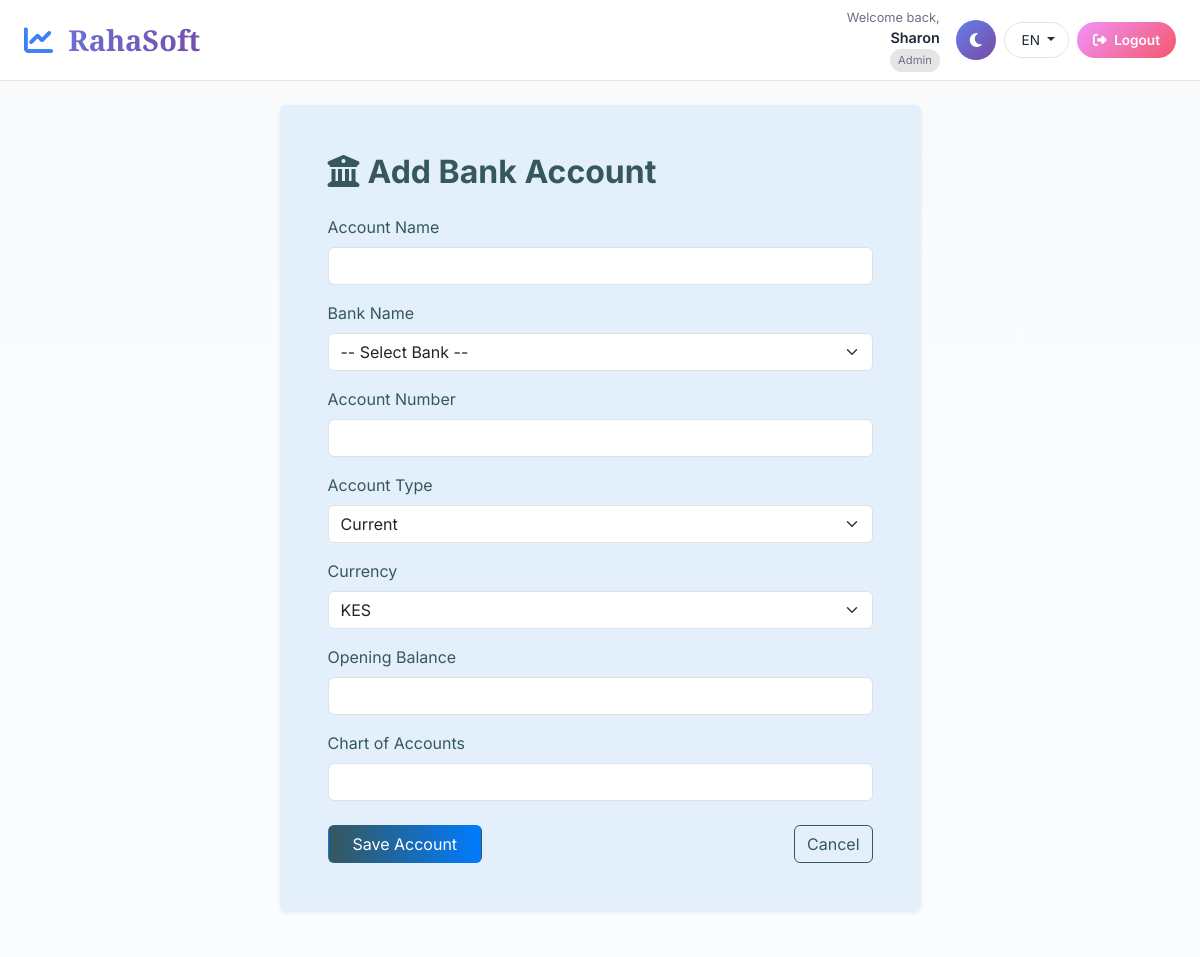
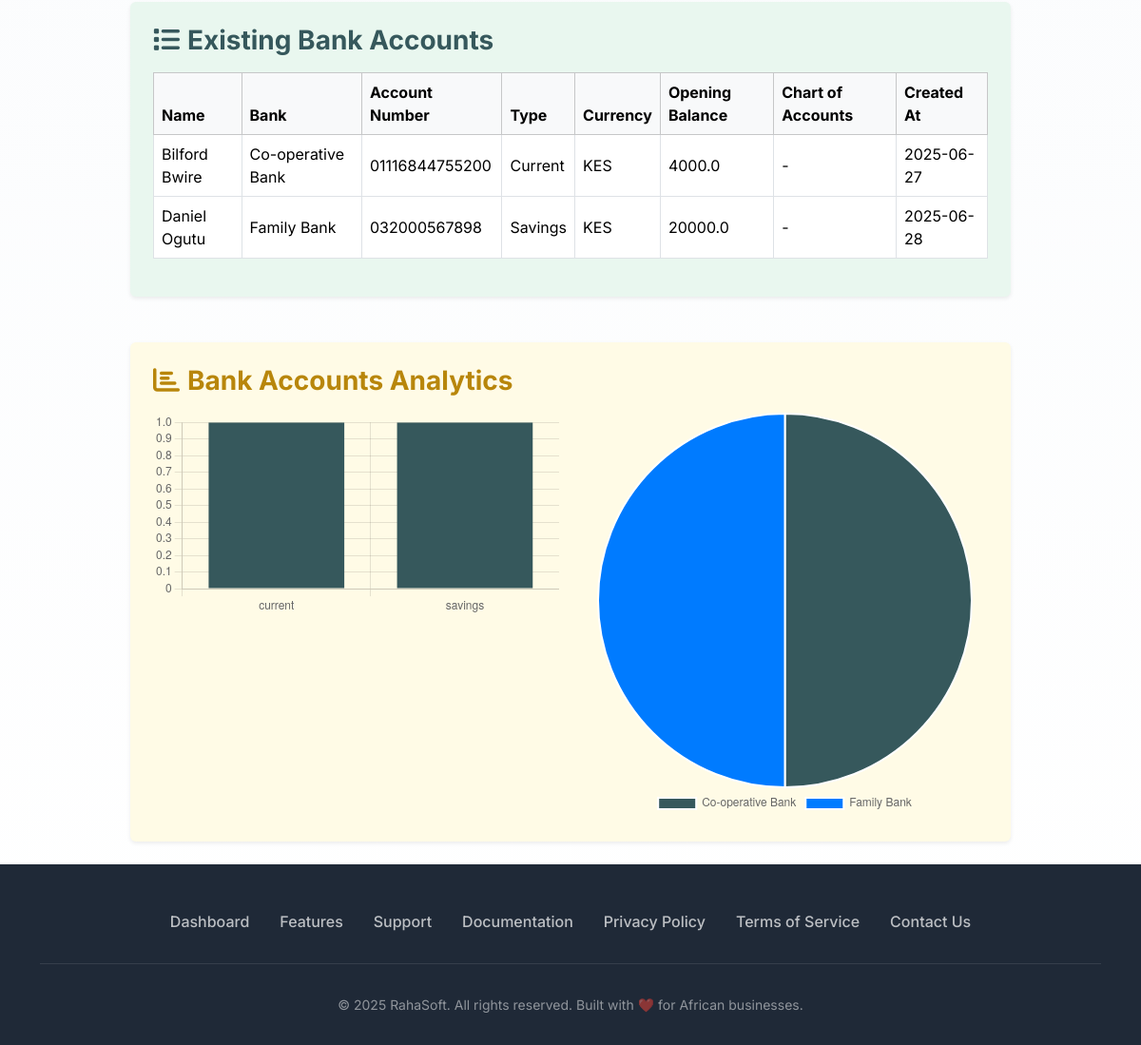
Screenshot of /bank_accounts (signed in) with the database file from the repository (2 pictures, top to bottom).
### models/user.py (models this page shows, shortened)
class User(db.Model, UserMixin):
    __tablename__ = 'users'  # Changed to plural to match standard convention
    id = db.Column(db.Integer, primary_key=True)
    full_name = db.Column(db.String(120), nullable=False)
    username = db.Column(db.String(80), unique=True, nullable=False)
    email = db.Column(db.String(120), unique=True, nullable=False)
    phone_number = db.Column(db.String(20), nullable=True)
    password_hash = db.Column(db.String(128), nullable=False)
    role = db.Column(db.String(30), default='attendant')
    created_by = db.Column(db.String(80), nullable=True)
    reset_token = db.Column(db.String(128), nullable=True)
    email_confirmed = db.Column(db.Boolean, default=False)
    email_confirmed_on = db.Column(db.DateTime, nullable=True)
    company_id = db.Column(db.Integer, db.ForeignKey('companies.id'), nullable=True)
    company = db.relationship('Company', back_populates='users')
    @property
    def password(self):
        raise AttributeError("❌ Direct password access is not allowed.")

### models/bank_account.py (models this page shows)
class BankAccount(db.Model):
    id = db.Column(db.Integer, primary_key=True)
    name = db.Column(db.String(100), nullable=False)
    bank_name = db.Column(db.String(100), nullable=False)
    account_number = db.Column(db.String(50))
    account_type = db.Column(db.String(50))
    currency = db.Column(db.String(10))
    opening_balance = db.Column(db.Float, default=0.0)
    chart_of_accounts = db.Column(db.String(100))
    created_at = db.Column(db.DateTime, default=db.func.current_timestamp())
    current_balance = db.Column(db.Float, default=0.0)
    transactions = db.relationship('Transaction', backref='account', lazy=True)

### app.py (the view, shortened to what this page needs)
@app.route('/bank_accounts', methods=['GET', 'POST'])
@login_required
def bank_accounts():
    form = BankAccountForm()
    accounts = BankAccount.query.all()
    accounts_json = [
        {
            "name": acc.name,
            "bank_name": acc.bank_name,
            "account_number": acc.account_number,
            "account_type": acc.account_type,
            "currency": acc.currency,
            "opening_balance": float(acc.opening_balance),
            "chart_of_accounts": acc.chart_of_accounts,
            "created_at": acc.created_at.strftime('%Y-%m-%d') if acc.created_at else None
        }
        for acc in accounts
    ]
    return render_template(
        'bank_accounts.html',
        form=form,
        accounts=accounts,            # Used for table display
        accounts_json=accounts_json  # Used for JSON/Chart.js
    )

### forms.py
class BankAccountForm(FlaskForm):
    name = StringField('Account Name', validators=[DataRequired()])
    bank_name = StringField('Bank Name', validators=[DataRequired()])
    account_number = StringField('Account Number', validators=[Optional()])
    account_type = SelectField('Account Type', choices=[
        ('current', 'Current'),
        ('savings', 'Savings'),
        ('mobile', 'Mobile'),
        ('other', 'Other')
    ], validators=[DataRequired()])
    currency = SelectField('Currency', choices=[
        ('KES', 'KES'),
        ('USD', 'USD'),
        ('EUR', 'EUR')
    ], validators=[DataRequired()])
    opening_balance = DecimalField('Opening Balance', validators=[
        DataRequired(), NumberRange(min=0)
    ])
    chart_of_accounts = StringField('Chart of Accounts', validators=[Optional()])
    submit = SubmitField('Save Account')

### app.py (called while the page is built)
@login_manager.user_loader
def load_user(user_id):
    with app.app_context():  # Optional but safe in some async edge cases
        return db.session.get(User, int(user_id))

@app.context_processor
def inject_csrf_token():
    from flask_wtf.csrf import generate_csrf
    return dict(csrf_token=generate_csrf())

@app.context_processor
def inject_translation():
    def translate(text):
        lang = session.get('lang', 'en')
        return TRANSLATIONS.get(lang, {}).get(text, text)
    return dict(_=translate)

@app.before_request
def set_session_permanent():
    session.permanent = True

def login_required(f):
    @wraps(f)
    def decorated_function(*args, **kwargs):
        if 'user' not in session:
            flash("Login required", "warning")
            return redirect(url_for('login_page'))
        return f(*args, **kwargs)
    return decorated_function

### templates/bank_accounts.html (shortened to what this page needs)
{% extends "base.html" %}
{% block content %}
<div class="container py-4">
  <div class="row justify-content-center">
    <div class="col-lg-7">
      <div class="card shadow-sm border-0 mb-5" style="background: #e3f0fb;">
        <div class="card-body p-5">
          <h2 class="mb-4 fw-bold" style="color: #36585C;">
            <i class="fas fa-university me-2"></i>Add Bank Account
          </h2>
          <form method="post" autocomplete="off">
            <div class="mb-3">
              {{ form.name.label(class="form-label", style="color: #36585C;") }}
              {{ form.name(class="form-control") }}
            </div>
            <div class="mb-3">
              <label class="form-label" style="color: #36585C;">Bank Name</label>
              <select name="bank_name" class="form-select" required>
                <option value="">-- Select Bank --</option>
              </select>
            </div>
            <div class="mb-3">
              {{ form.account_number.label(class="form-label", style="color: #36585C;") }}
              {{ form.account_number(class="form-control") }}
            </div>
            <div class="mb-3">
              {{ form.account_type.label(class="form-label", style="color: #36585C;") }}
              {{ form.account_type(class="form-select") }}
            </div>
            <div class="mb-3">
              {{ form.currency.label(class="form-label", style="color: #36585C;") }}
              {{ form.currency(class="form-select") }}
            </div>
            <div class="mb-3">
              {{ form.opening_balance.label(class="form-label", style="color: #36585C;") }}
              {{ form.opening_balance(class="form-control") }}
            </div>
            <div class="mb-3">
              {{ form.chart_of_accounts.label(class="form-label", style="color: #36585C;") }}
              {{ form.chart_of_accounts(class="form-control") }}
            </div>
            <div class="d-flex justify-content-between align-items-center mt-4">
              {{ form.submit(class="btn px-4", style="background: linear-gradient(to right, #36585C, #007bff); color: #fff;") }}
              <a href="{{ url_for('bank_accounts') }}" class="btn btn-outline-secondary ms-2" style="border-color: #36585C; color: #36585C;">
                Cancel
              </a>
            </div>
          </form>
        </div>
      </div>
    </div>
  </div>
  <div class="row justify-content-center">
    <div class="col-lg-10">
      <div class="card shadow-sm border-0" style="background: #e9f7ef;">
        <div class="card-body p-4">
          <h3 class="mb-3 fw-bold" style="color: #36585C;">
            <i class="fas fa-list me-2"></i>Existing Bank Accounts
          </h3>
          {% if accounts %}
            <div class="table-responsive">
              <table class="table table-bordered table-hover align-middle">
                <thead class="table-light">
                  <tr>
                    <th>Name</th>
                    <th>Bank</th>
                    <th>Account Number</th>
                    <th>Type</th>
                    <th>Currency</th>
                    <th>Opening Balance</th>
                    <th>Chart of Accounts</th>
                    <th>Created At</th>
                  </tr>
                </thead>
                <tbody>
                  {% for acc in accounts %}
                  <tr>
                    <td>{{ acc.name }}</td>
                    <td>{{ acc.bank_name }}</td>
                    <td>{{ acc.account_number or '-' }}</td>
                    <td>{{ acc.account_type.capitalize() }}</td>
                    <td>{{ acc.currency }}</td>
                    <td>{{ acc.opening_balance | round(2) }}</td>
                    <td>{{ acc.chart_of_accounts or '-' }}</td>
                    <td>{{ acc.created_at.strftime('%Y-%m-%d') if acc.created_at else '-' }}</td>
                  </tr>
                  {% endfor %}
                </tbody>
              </table>
            </div>
          {% else %}
            <div class="alert alert-info mt-4">No bank accounts found.</div>
          {% endif %}
        </div>
      </div>
    </div>
  </div>
  <div class="row justify-content-center mt-5">
    <div class="col-lg-10">
      <div class="card shadow-sm border-0" style="background: #fffbe6;">
        <div class="card-body p-4">
          <h3 class="mb-3 fw-bold" style="color: #b8860b;">
            <i class="fas fa-chart-bar me-2"></i>Bank Accounts Analytics
          </h3>
          <div class="row">
            <div class="col-md-6 mb-4 mb-md-0">
              <canvas id="accountsByType"></canvas>
            </div>
            <div class="col-md-6">
              <canvas id="accountsByBank"></canvas>
            </div>
          </div>
        </div>
      </div>
    </div>
  </div>
  <script type="text/javascript">
    const accountsData = {{ accounts_json | tojson | safe }};
    const typeCounts = {};
    const bankCounts = {};
    accountsData.forEach(acc => {
      typeCounts[acc.account_type] = (typeCounts[acc.account_type] || 0) + 1;
      bankCounts[acc.bank_name] = (bankCounts[acc.bank_name] || 0) + 1;
    });
    new Chart(document.getElementById('accountsByType'), {
      type: 'bar',
      data: {
        labels: Object.keys(typeCounts),
        datasets: [{
          label: 'Accounts by Type',
          data: Object.values(typeCounts),
          backgroundColor: '#36585C'
        }]
      },
      options: {
        plugins: { legend: { display: false } },
        scales: { y: { beginAtZero: true } }
      }
    });
    new Chart(document.getElementById('accountsByBank'), {
      type: 'pie',
      data: {
        labels: Object.keys(bankCounts),
        datasets: [{
          label: 'Accounts by Bank',
          data: Object.values(bankCounts),
          backgroundColor: [
            '#36585C', '#007bff', '#e3f0fb', '#e9f7ef', '#b8860b',
            '#ff6384', '#36a2eb', '#ffce56', '#8bc34a', '#f44336',
            '#9c27b0', '#00bcd4', '#ffc107', '#795548', '#607d8b'
          ]
        }]
      },
      options: {
        plugins: { legend: { position: 'bottom' } }
      }
    });
  </script>
</div>
{% endblock %}

### templates/base.html (shortened to what this page needs)
<!DOCTYPE html>
<html lang="en">
<head>
  <link href="https://cdn.jsdelivr.net/npm/bootstrap@5.3.2/dist/css/bootstrap.min.css" rel="stylesheet" />
  <link href="https://cdnjs.cloudflare.com/ajax/libs/font-awesome/6.4.0/css/all.min.css" rel="stylesheet" />
  <link href="https://cdnjs.cloudflare.com/ajax/libs/flag-icon-css/6.6.6/css/flag-icon.min.css" rel="stylesheet" />
</head>
<body>
  <nav class="navbar navbar-expand-lg">
    <div class="container-fluid px-4">
      <a class="navbar-brand" href="{{ url_for('dashboard') }}">
        <i class="fas fa-chart-line"></i>
        RahaSoft
      </a>
      <div class="user-info">
        <div class="d-flex flex-column align-items-end">
          <span class="welcome-text">{{ _('Welcome back') }},</span>
          <span class="user-name">{{ session['user'] }}</span>
          {% if session['role'] %}
          <span class="user-role">{{ session['role'].replace('_', ' ').title() }}</span>
          {% endif %}
        </div>
        <div class="d-flex align-items-center gap-2">
          <button id="theme-toggle" class="theme-toggle" title="{{ _('Toggle theme') }}">
            <i class="fas fa-moon" id="theme-icon"></i>
          </button>
          <div id="language-selector">
            <button id="lang-btn" class="btn dropdown-toggle" type="button" data-bs-toggle="dropdown" aria-expanded="false" aria-haspopup="true">
              <span id="current-lang-name">EN</span>
            </button>
          </div>
          <a href="{{ url_for('logout') }}" class="btn-logout">
            <i class="fas fa-sign-out-alt me-1"></i> {{ _('Logout') }}
          </a>
        </div>
      </div>
    </div>
  </nav>
  <main>
    {% block content %}{% endblock %}
  </main>
  <footer class="footer">
    <div class="container">
      <div class="footer-links">
        <a href="{{ url_for('dashboard') }}">Dashboard</a>
        <a href="#">Features</a>
        <a href="#">Support</a>
        <a href="#">Documentation</a>
        <a href="#">Privacy Policy</a>
        <a href="#">Terms of Service</a>
        <a href="#">Contact Us</a>
      </div>
      <div class="footer-copyright">
        <p>&copy; 2025 RahaSoft. All rights reserved. Built with ❤️ for African businesses.</p>
      </div>
    </div>
  </footer>
</body>
</html>

### templates/base.html (style rules this page uses)
:root { --primary-color: #3b82f6; --secondary-color: #1e40af; --accent-color: #fbbf24; --dark-color: #1f2937; --light-color: #f8fafc; --gradient-primary: linear-gradient(135deg, #667eea 0%, #764ba2 100%); --gradient-secondary: linear-gradient(135deg, #f093fb 0%, #f5576c 100%); --shadow-sm: 0 1px 2px 0 rgba(0, 0, 0, 0.05); --shadow-md: 0 4px 6px -1px rgba(0, 0, 0, 0.1), 0 2px 4px -1px rgba(0, 0, 0, 0.06); --shadow-lg: 0 10px 15px -3px rgba(0, 0, 0, 0.1), 0 4px 6px -2px rgba(0, 0, 0, 0.05); --bg-primary: #ffffff; --bg-secondary: #f8fafc; --text-primary: #1f2937; --text-secondary: #6b7280; --border-color: rgba(0, 0, 0, 0.1); --navbar-bg: rgba(255, 255, 255, 0.95); }
body { background: linear-gradient(to bottom, var(--bg-secondary), var(--bg-primary)); font-family: 'Inter', sans-serif; margin: 0; padding: 0; min-height: 100vh; display: flex; flex-direction: column; color: var(--text-primary); transition: all 0.3s ease; }
.navbar { background: var(--navbar-bg); -webkit-backdrop-filter: blur(20px); backdrop-filter: blur(20px); border-bottom: 1px solid var(--border-color); transition: all 0.3s ease; }
.navbar-brand { font-family: 'Playfair Display', serif; font-weight: 700; font-size: 1.8rem; background: var(--gradient-primary); -webkit-background-clip: text; -webkit-text-fill-color: transparent; background-clip: text; text-decoration: none; margin-right: auto; }
.navbar-brand i { margin-right: 0.5rem; -webkit-text-fill-color: #3b82f6; }
.user-info { display: flex; align-items: center; gap: 1rem; }
.welcome-text { font-size: 0.8rem; color: var(--text-secondary); font-weight: 400; }
.user-name { font-size: 0.9rem; font-weight: 600; color: var(--text-primary); }
.user-role { font-size: 0.7rem; color: var(--text-secondary); background: var(--border-color); padding: 0.2rem 0.5rem; border-radius: 12px; }
.theme-toggle { background: var(--gradient-primary); border: none; border-radius: 50%; width: 40px; height: 40px; color: white; display: flex; align-items: center; justify-content: center; transition: all 0.3s ease; cursor: pointer; }
#language-selector .btn { background: transparent; border: 1px solid var(--border-color); color: var(--text-primary); border-radius: 20px; padding: 0.4rem 0.8rem; font-size: 0.85rem; transition: all 0.3s ease; }
.btn-logout { background: var(--gradient-secondary); border: none; border-radius: 25px; padding: 0.5rem 1rem; font-weight: 600; color: white; text-decoration: none; transition: all 0.3s ease; font-size: 0.85rem; }
main { flex: 1; margin-top: 0; }
.footer { background: var(--dark-color); color: white; padding: 3rem 0 1rem; margin-top: auto; }
.footer-links { display: flex; justify-content: center; gap: 2rem; margin-bottom: 2rem; flex-wrap: wrap; }
.footer-links a { color: rgba(255, 255, 255, 0.7); text-decoration: none; transition: color 0.3s ease; font-weight: 500; }
.footer-copyright { text-align: center; color: rgba(255, 255, 255, 0.5); padding-top: 2rem; border-top: 1px solid rgba(255, 255, 255, 0.1); }
#language-selector { position: relative; }
.footer-copyright { text-align: center; color: rgba(255, 255, 255, 0.5); font-size: 0.875rem; }
#lang-btn { white-space: nowrap; font-size: 0.85rem; padding: 0.25rem 0.75rem; background: rgba(255, 255, 255, 0.1); border: 1px solid rgba(255, 255, 255, 0.2); color: rgba(255, 255, 255, 0.8); border-radius: 20px; }

### rows the page displays
User: user "Sharon", role.replace "Admin"
BankAccount: name "Bilford Bwire", bank_name "Co-operative Bank", account_number "01116844755200", account_type "Current", currency "KES", opening_balance "4000.0", chart_of_accounts "-", created_at "2025-06-27"
BankAccount: name "Daniel Ogutu", bank_name "Family Bank", account_number "032000567898", account_type "Savings", currency "KES", opening_balance "20000.0", chart_of_accounts "-", created_at "2025-06-28"
